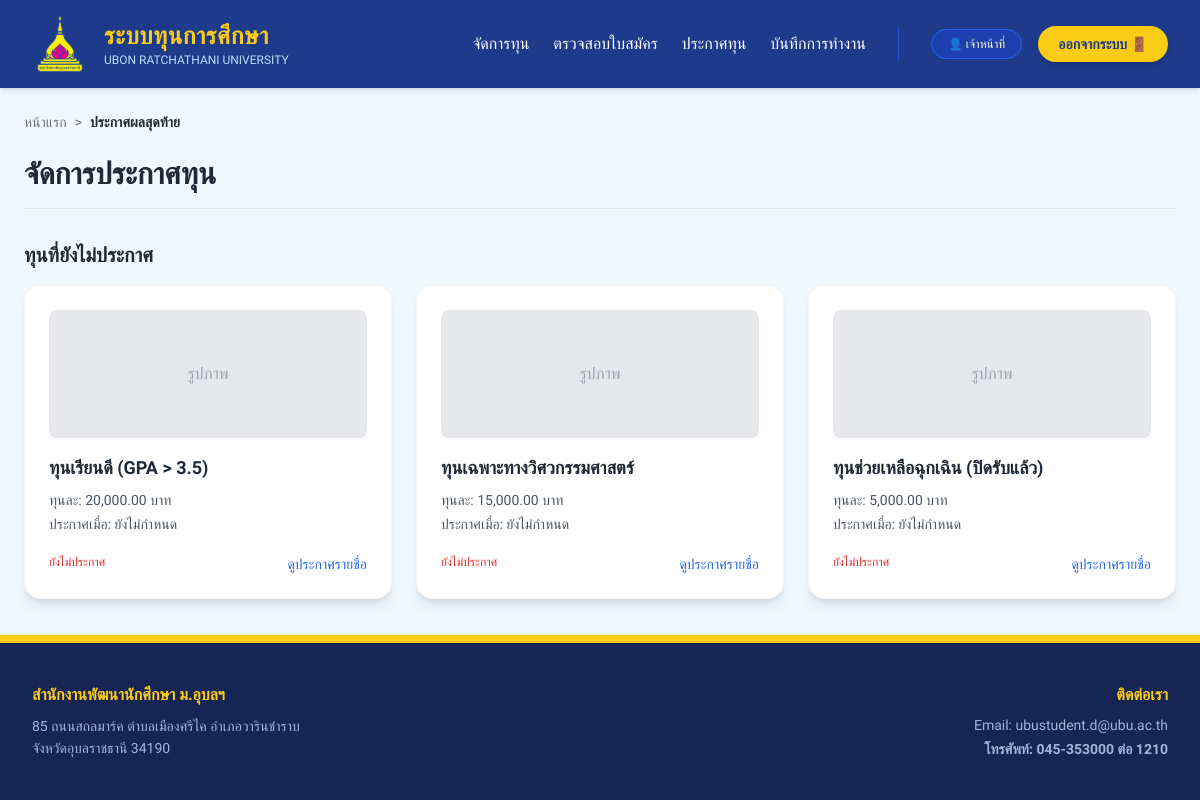
Before: /officer/announcement with the older database file.
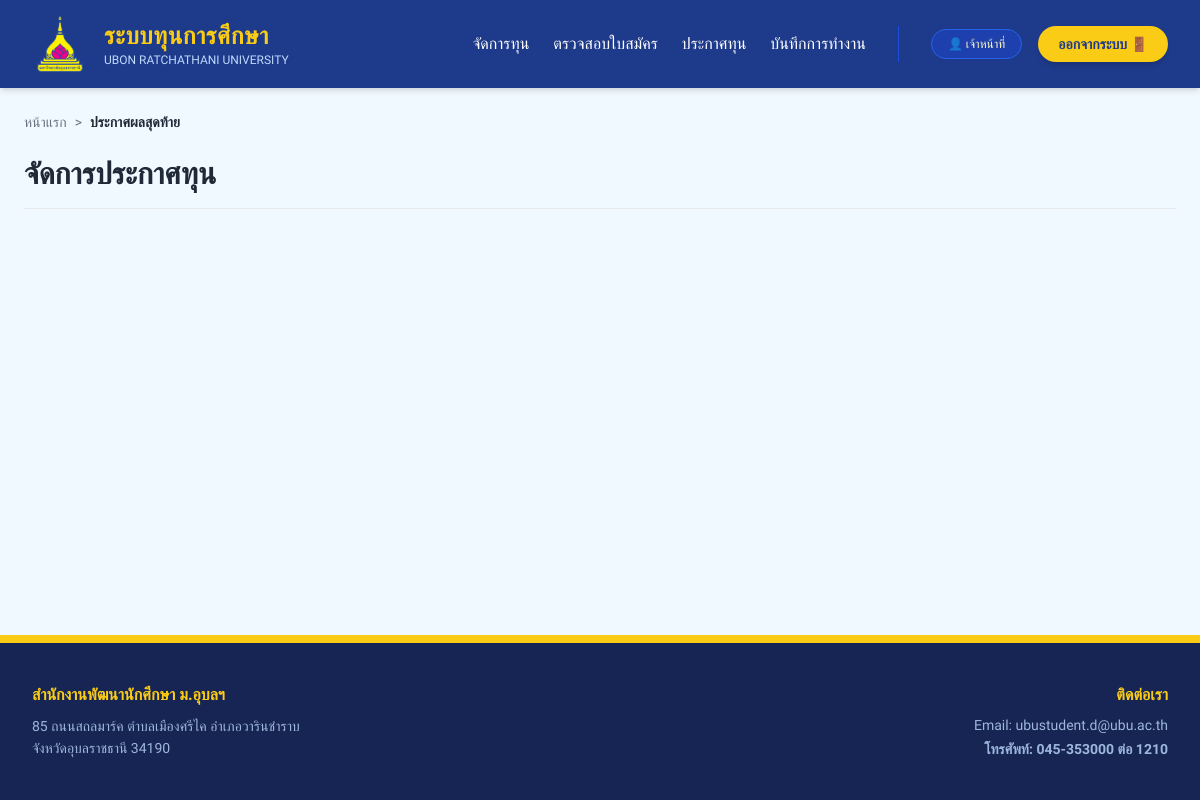
After: the same page with the newer database file.
### models.py (models this page shows, shortened)
class Scholarship(db.Model):
    __tablename__ = 'scholarship'
    id = db.Column(db.Integer, primary_key=True)
    name = db.Column(db.String(100), nullable=False) # ชื่อทุน
    amount = db.Column(db.Float, nullable=True) # ทุนละเท่าไหร่
    start_date        = db.Column(db.DateTime)          # วันที่เริ่มเปิดรับ
    end_date          = db.Column(db.DateTime)          # วันที่ปิดรับ
    faculty_condition = db.Column(db.String(255))       # คณะที่ระบุ หรือ "ทุกคณะ"
    min_gpax          = db.Column(db.Float, default=0.0) # เกรดเฉลี่ยขั้นต่ำ
    income_cap        = db.Column(db.Float)             # รายได้ครอบครัวไม่เกิน
    number_of_scholarships = db.Column(db.Integer)           # จำนวนทุนที่เปิดรับ
    scholarship_type  = db.Column(db.String(50)) # ประเภทของทุน (เช่น ทุน ภายใน/ภายนอก/บริจาค)
    provider          = db.Column(db.String(100)) # หน่วยงานของทุนนั้นๆ
    status            = db.Column(db.String(20), default='open')  # สถานะของทุน open(เปิดรับ),checking=close(กำลังตรวจสอบ,ปิดทุน), interview(รายชื่อสัมภาษณ์), announce(รายชื่อได้รับทุน)
    interview_file_url = db.Column(db.String(500))    # ลิงก์ไฟล์ประกาศสัมภาษณ์
    announce_file_url = db.Column(db.String(500))     # ลิงก์ไฟล์ประกาศคนได้ทุน
    image = db.Column(db.String(200), nullable=True) # ชื่อไฟล์ภาพ
    qualifications = db.Column(db.Text, nullable=True) # คุณสมบัติ
    conditions = db.Column(db.Text, nullable=True) # เงื่อนไข
    scholarship_nature = db.Column(db.String(50), nullable=True) # ลักษณะทุน (ทุนรายปี, ฯลฯ)
    required_documents = db.Column(db.Text, nullable=True) # เอกสารที่ต้องส่ง
    criteria     = db.relationship('Criterion',   backref='scholarship', lazy=True)
    applications = db.relationship('Application', backref='scholarship', lazy=True)

### routes/officer_routes.py (the view)
@officer_bp.route('/announcement')
def final_announcement():
    scholarships = Scholarship.query.all()
    return render_template('officer/announcement.html', scholarships=scholarships)

### templates/officer/announcement.html (shortened to what this page needs)
{% extends "layouts/base.html" %}
{% block nav_links %}
    <a href="{{ url_for('officer.list_scholarships') }}" class="text-white hover:text-yellow-400 font-medium transition-colors">จัดการทุน</a>
    <a href="{{ url_for('officer.applications') }}" class="text-white hover:text-yellow-400 font-medium transition-colors">ตรวจสอบใบสมัคร</a>
    <a href="{{ url_for('officer.final_announcement') }}" class="text-white hover:text-yellow-400 font-medium transition-colors">ประกาศทุน</a>
    <a href="{{ url_for('officer.audit_log') }}" class="text-white hover:text-yellow-400 font-medium transition-colors">บันทึกการทำงาน</a>
{% endblock %}
{% block role_name %}เจ้าหน้าที่{% endblock %}
{% block content %}
<div class="max-w-7xl mx-auto p-6">
    <div class="mb-6 flex items-center text-sm text-gray-500">
        <a href="{{ url_for('officer.home') }}" class="hover:text-blue-600 transition">หน้าแรก</a>
        <span class="mx-2">></span>
        <span class="font-bold text-gray-800">ประกาศผลสุดท้าย</span>
    </div>
    <div class="flex flex-col md:flex-row justify-between items-start md:items-center mb-8 border-b border-gray-200 pb-4">
        <div>
            <h1 class="text-3xl font-bold text-gray-800">จัดการประกาศทุน</h1>
        </div>
    </div>
    {% set announced = scholarships | selectattr('announcement_date') | list %}
    {% set pending = scholarships | rejectattr('announcement_date') | list %}
    {% if pending %}
    <div class="mt-8">
        <h2 class="text-xl font-bold text-gray-800 mb-4">ทุนที่ยังไม่ประกาศ</h2>
        <div class="grid grid-cols-1 sm:grid-cols-2 lg:grid-cols-3 gap-6">
            {% for sch in pending %}
            <div class="bg-white rounded-2xl shadow-lg border border-gray-100 p-6 flex flex-col">
                <div class="h-32 bg-gray-200 rounded-lg mb-4 flex items-center justify-center text-gray-400">รูปภาพ</div>
                <h3 class="text-lg font-semibold text-gray-800 mb-2">{{ sch.name }}</h3>
                <p class="text-sm text-gray-600 mb-1">ทุนละ: {{ "{:,.2f}".format(sch.amount) if sch.amount else '-' }} บาท</p>
                <p class="text-sm text-gray-600 mb-1">ประกาศเมื่อ: ยังไม่กำหนด</p>
                <div class="mt-auto pt-4 flex justify-between items_center">
                    <span class="text-xs font-medium text-red-600">ยังไม่ประกาศ</span>
                    <a href="{{ url_for('officer.scholarship_recipients', scholarship_id=sch.id) }}" class="text-blue-600 hover:underline text-sm">ดูประกาศรายชื่อ</a>
                </div>
            </div>
            {% endfor %}
        </div>
    </div>
    {% endif %}
</div>
{% endblock %}

### templates/layouts/base.html (shortened to what this page needs)
<!DOCTYPE html>
<html lang="th">
<head>
    <script src="https://cdn.tailwindcss.com"></script>
    <link rel="stylesheet" href="https://cdn.jsdelivr.net/npm/swiper@11/swiper-bundle.min.css" />
</head>
<body class="bg-sky-50 min-h-screen flex flex-col m-0 p-0">
    <header class="bg-blue-900 text-white shadow-md w-full sticky top-0 z-50">
        <div class="w-full px-8 py-4 flex justify-between items-center">
            <div class="flex items-center gap-4">
                <div class="w-14 h-14">
                    <img src="{{ url_for('static', filename='images/ubu_logo.png') }}" alt="UBU Logo" class="w-full h-full object-contain">
                </div>
                <div>
                    <h1 class="text-2xl font-bold text-yellow-400 tracking-wide">ระบบทุนการศึกษา</h1>
                    <p class="text-xs text-blue-200 uppercase">Ubon Ratchathani University</p>
                </div>
            </div>
           <nav class="hidden md:flex items-center gap-8">
                <div class="flex gap-6">
                    {% block nav_links %}{% endblock %}
                </div>
                <div class="flex items-center gap-4 border-l border-blue-700 pl-8">
                    <a href="{% block profile_link %}{{ url_for('student.profile') }}{% endblock %}" class="bg-blue-800 hover:bg-blue-700 px-4 py-1.5 rounded-full text-xs border border-blue-600 text-yellow-100 flex items-center gap-2 transition-all cursor-pointer">
                        👤 {% block role_name %}{{ session.get('user_data', {}).get('name', 'นักศึกษา') }}{% endblock %}
                    </a>
                    <a href="/logout" class="bg-yellow-400 text-blue-900 px-5 py-2 rounded-full font-bold hover:bg-yellow-300 transition-all shadow-md text-sm">
                        ออกจากระบบ 🚪
                    </a>
                </div>
            </nav>
        </div>
    </header>
    <main class="flex-grow">
        {% block content %}{% endblock %}
    </main>
    <footer class="bg-blue-950 text-blue-200 py-10 px-8 w-full text-sm border-t-8 border-yellow-400">
        <div class="max-w-7xl mx-auto flex flex-col md:flex-row justify-between items-start gap-6">
            <div>
                <strong class="text-yellow-400 text-base block mb-2">สำนักงานพัฒนานักศึกษา ม.อุบลฯ</strong>
                <p class="opacity-80 leading-relaxed">
                    85 ถนนสถลมาร์ค ตำบลเมืองศรีไค อำเภอวารินชำราบ <br>
                    จังหวัดอุบลราชธานี 34190
                </p>
            </div>
            <div class="md:text-right">
                <strong class="text-yellow-400 text-base block mb-2">ติดต่อเรา</strong>
                <p class="opacity-80">Email: ubustudent.d@ubu.ac.th</p>
                <p class="opacity-80 font-bold mt-1">โทรศัพท์: 045-353000 ต่อ 1210</p>
            </div>
        </div>
    </footer>
</body>
</html>

### templates/layouts/base.html (style rules this page uses)
body { font-family: 'Prompt', sans-serif; }

Changed rows visible on the page:
removed Scholarship: name "ทุนเรียนดี (GPA > 3.5)", amount "20,000.00"
removed Scholarship: name "ทุนเฉพาะทางวิศวกรรมศาสตร์", amount "15,000.00"
removed Scholarship: name "ทุนช่วยเหลือฉุกเฉิน (ปิดรับแล้ว)", amount "5,000.00"
Other visible differences:
text no longer shown: "ทุนที่ยังไม่ประกาศ"
